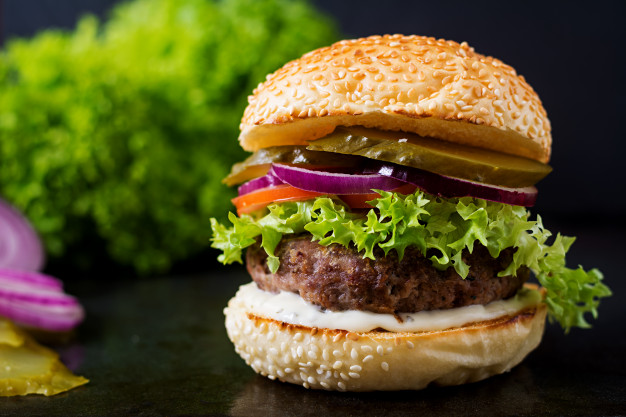
#> input picture working-with-images/materials/hamburger.jpg, 626 x 417 px
$ jupyter execute 'Philip Kolarov working with images.ipynb'
#> lines starting #> are read from the running program, lines starting #| are printed output that depends on the picture
[cell 1]
import numpy as np
import pandas as pd
import matplotlib.pyplot as plt
from skimage.io import imread
import cv2

[cell 2]
hb_img = imread('materials/hamburger.jpg')
#> hb_img is the input picture: shape (417, 626, 3); mean R, G, B 90.1, 84.1, 36.8

[cell 3]
red = hb_img[:, :, 0]
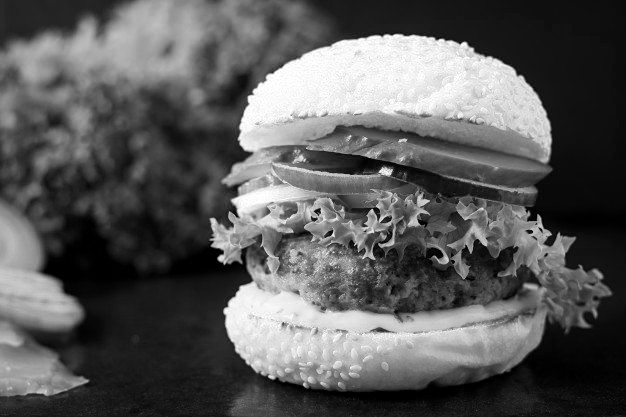
#> red: shape (417, 626); min 0, max 255, mean 90.1
green = hb_img[:, :, 1]
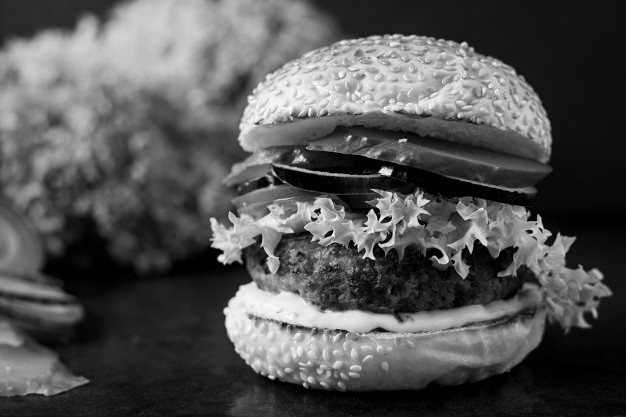
#> green: shape (417, 626); min 0, max 255, mean 84.1
blue = hb_img[:, :, 2]
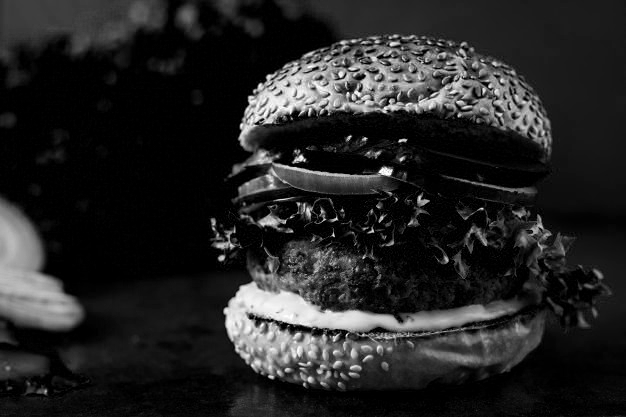
#> blue: shape (417, 626); min 0, max 255, mean 36.8
red_mean_br = np.mean(red)
#> red_mean_br = 90.09
green_mean_br = np.mean(green)
#> green_mean_br = 84.07
blue_mean_br = np.mean(blue)
#> blue_mean_br = 36.79
red_mean_br, green_mean_br, blue_mean_br
#> Out = (90.09, 84.07, 36.79)

[cell 4]
kernel = np.ones((3, 3), np.uint8)
opened_image = cv2.morphologyEx(blue, cv2.MORPH_OPEN, kernel)
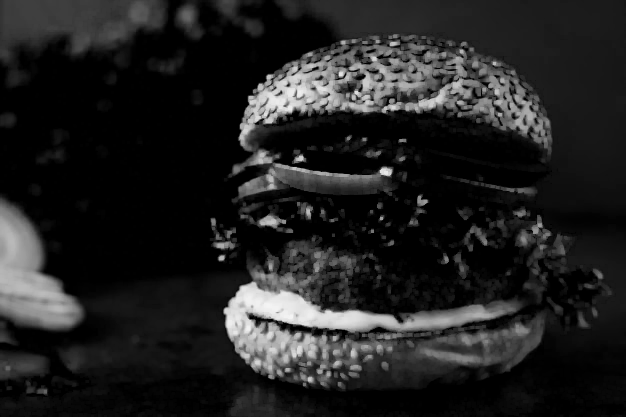
#> opened_image: shape (417, 626); min 0, max 244, mean 33.6

plt.imshow(opened_image)
plt.show()

[cell 5]
white_pix_total = np.sum (opened_image == 255)
#> white_pix_total = 0
white_pix_total
#> Out = 0
